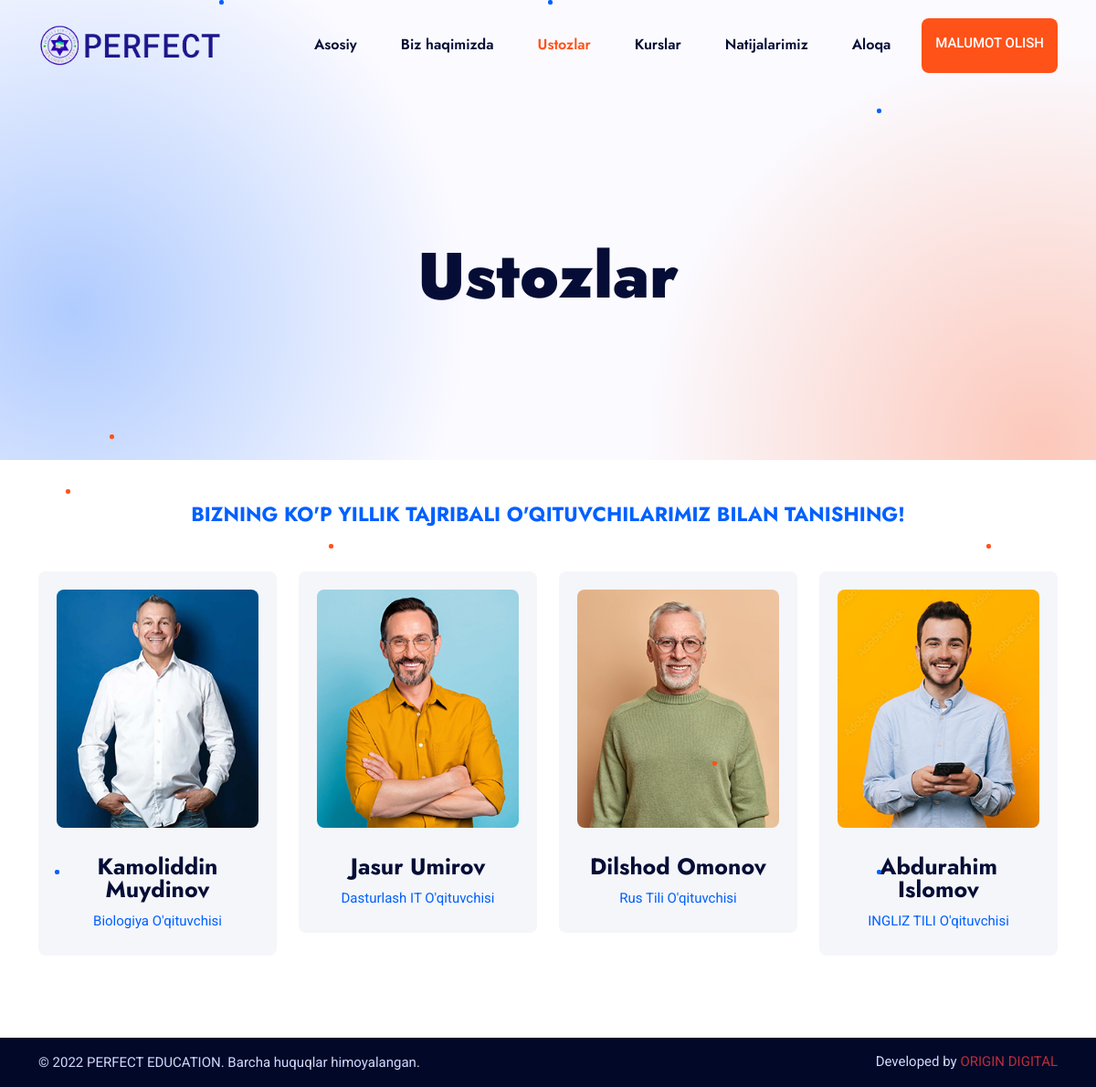
Screenshot of /teachers/ with the database file from the repository.
### home/models.py (models this page shows, shortened)
class Logo(models.Model):
    title = models.CharField(default='PERFECT EDUCATION LOGO', max_length=300)
    image = models.ImageField(upload_to='images/logo/')
    favicon = models.ImageField(upload_to='images/favicon/')
    class Meta:
        verbose_name = 'Site Logo'
        verbose_name_plural = 'Site Logo'

class Teacher(models.Model):
    full_name = models.CharField(max_length=600)
    image = models.ImageField(upload_to='images/teacher/')
    category = models.CharField(max_length=600)
    phone = models.CharField(max_length=600)
    about_me = RichTextField()
    class Meta:
        verbose_name = 'Ustozlar'
        verbose_name_plural = 'Ustozlar'

### home/views.py (the view)
# urls.py: path('teachers/', views.teachers, name='teachers'),
def teachers(request):
    teachers_all = Teacher.objects.all().order_by('-id')
    result_all = Result.objects.all().order_by('-id')
    context = {
        'teachers': teachers_all,
        'results': result_all,
    }
    return render(request, 'pages/teachers.html', context)

### home/context.py (called while the page is built)
def site_logo(request):
    logo_site = Logo.objects.last()
    context = {
        'logo_site': logo_site
    }
    return context

def teacher_view(request):
    my_teacher = Teacher.objects.all()
    context = {
        'my_teacher': my_teacher
    }
    return context

def current_date(request):
    now = date.today()
    now_year = now.strftime("%Y")
    context = {
        'now_year': now_year
    }
    return context

def home_screen_view(request):
    home_screen = HomeScreen.objects.last()
    context = {
        'home_screen': home_screen
    }
    return context

def about_view(request):
    about = About.objects.last()
    context = {
        'about': about
    }
    return context

def contact_data_view(request):
    contact_data = ContactData.objects.last()
    context = {
        'contact_data': contact_data
    }
    return context

### home/templates/pages/teachers.html (shortened to what this page needs)
{% extends 'pages/base.html' %}
{% load static %}
{% block content %}
    <section class="main-banner-in">
        <div class="container">
            <div class="row">
                <div class="col-lg-12">
                    <h1 class="h1-title">Ustozlar</h1>
                </div>
            </div>
        </div>
    </section>
    <br>
    <br>
    <section class="main-instructor-page-in">
        <div class="container">
            <div class="row">
                <div class="col-lg-12">
                    <div class="instructor-title">
                        <h2 class="h2-subtitle">Bizning ko'p yillik tajribali o'qituvchilarimiz bilan tanishing!</h2>
                    </div>
                </div>
            </div>
            <br>
            <br>
            <div class="row">
                {% for rs in teachers %}
                    <div class="col-lg-3 col-md-6 col-sm-6">
                        <div class="instructor-box">
                            <div class="instructor-img">
                                <a href="{% url 'teacher-detail' rs.id %}"><img src="{{ rs.image.url }}" alt="Instructor"></a>
                            </div>
                            <a><h3 class="h3-title">{{ rs.full_name }}</h3></a>
                            <p>{{ rs.category }} O'qituvchisi</p>
                        </div>
                    </div>
                {% endfor %}
            </div>
        </div>
    </section>
{% endblock %}

### home/templates/components/header.html (shortened to what this page needs)
{% load static %}
<header class="site-header">
    <div class="header-bottom">
        <div class="container">
            <div class="row align-items-center">
                <div class="col-lg-3">
                    <div class="site-branding">
                        <a href="{% url 'index' %}" title="Educater">
                            <img style="width: 200px" src="{{ logo_site.image.url }}" alt="Logo">
                        </a>
                    </div>
                </div>
                <div class="col-lg-9">
                    <div class="header-menu">
                        <nav class="main-navigation">
                            <ul class="menu">
                                <li {% if request.path == '/' or request.path == '' %}class="active"{% endif %}><a href="{% url 'index' %}">Asosiy</a></li>
                                <li {% if request.path == '/about/' or request.path == '/about' %}class="active"{% endif %}><a href="{% url 'about' %}">Biz haqimizda</a></li>
                                <li {% if request.path == '/teachers/' or request.path == '/teachers' %}class="active"{% endif %}><a href="{% url 'teachers' %}">Ustozlar</a></li>
                                <li {% if request.path == '/courses/' or request.path == '/courses' %}class="active"{% endif %}><a href="{% url 'courses' %}">Kurslar</a></li>
                                <li {% if request.path == '/results/' or request.path == '/results' %}class="active"{% endif %}><a href="{% url 'results' %}">Natijalarimiz</a></li>
                                <li {% if request.path == '/contact/' or request.path == '/contact' %}class="active"{% endif %}><a href="{% url 'contact' %}">Aloqa</a></li>
                            </ul>
                        </nav>
                        <div class="header-btn">
                            <a href="{% url 'contact' %}" class="sec-btn">Malumot olish</a>
                        </div>
                    </div>
                </div>
            </div>
        </div>
    </div>
</header>

### rows the page displays
Logo: image (picture)
Teacher: image (picture), full_name "Kamoliddin Muydinov", category "Biologiya"
Teacher: image (picture), full_name "Jasur Umirov", category "Dasturlash IT"
Teacher: image (picture), full_name "Dilshod Omonov", category "Rus Tili"
Teacher: image (picture), full_name "Abdurahim Islomov", category "INGLIZ TILI"
